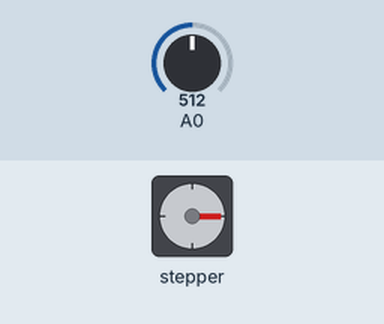
A sketch run on a simulated Arduino Uno, built with avr-gcc and run on an emulated ATmega328P. Parts: stepper motor. Inputs (shaded band) come from the test bench; at power-on: A0 = 512. Stepper angles assume 2048 steps per turn; what the sketch prints to the serial monitor is not drawn.

Above: at 2.3 s.
2.4 s: A0 set to 900
At 4.1 s:
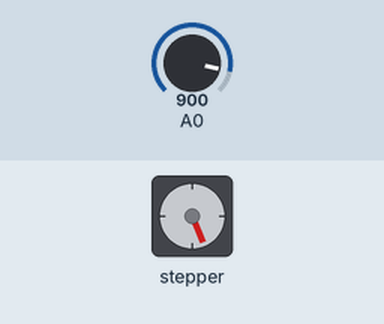
5.0 s: A0 set to 1023
At 6.5 s:
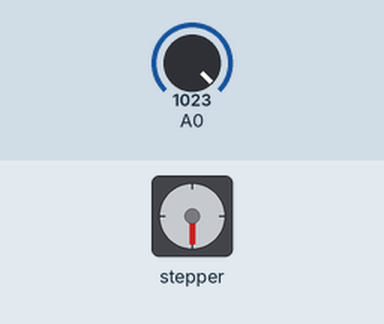
6.8 s: A0 set to 716
At 8.4 s:
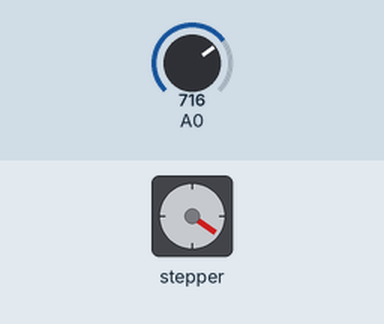
9.8 s: A0 set to 122
At 12.6 s:
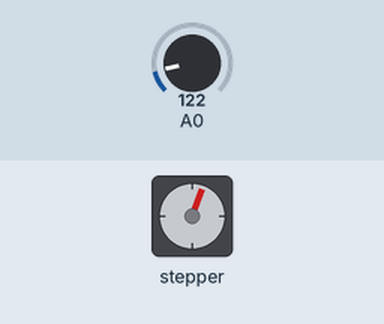
Timing chart, 0 to 13.8 s (numbered marks = the images above; inputs shaded):
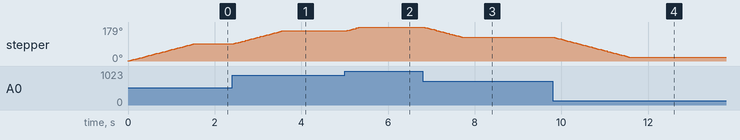

Measured:
- after the input at 2.4 s, stepper: turns 68° clockwise in 1.1 s, starting at once
- after the input at 5.0 s, stepper: turns 21° clockwise in 0.34 s, starting at once
- after the input at 6.8 s, stepper: turns 54° counter-clockwise in 0.90 s, starting at once
- after the input at 9.8 s, stepper: turns 104° counter-clockwise in 1.7 s, starting at once
- by itself, stepper: turns 90° clockwise in 1.5 s

The sketch:

stepper-28BYJ-48.ino
```cpp
#include <Stepper.h>

const int stepsPerRevolution = 2048;
// change this to fit the number of steps per revolution
// for your motor

// initialize the stepper library on pins 8 through 11:
Stepper myStepper(stepsPerRevolution, 8, 10, 9, 11);
int previous = 0;
void setup() {
  // set the speed rpm:
  myStepper.setSpeed(10);
  // initialize the serial port:
  Serial.begin(9600);
}

void loop() {
  // step one revolution  in one direction:
  int val = analogRead(0);
  Serial.println("clockwise");
  //myStepper.step(stepsPerRevolution);
  myStepper.step(val - previous);
  // remember the previous value of the sensor
  previous = val;
  //delay(500);

  // step one revolution in the other direction:
  //Serial.println("counterclockwise");
  //myStepper.step(-stepsPerRevolution);
  //delay(500);

}
```
